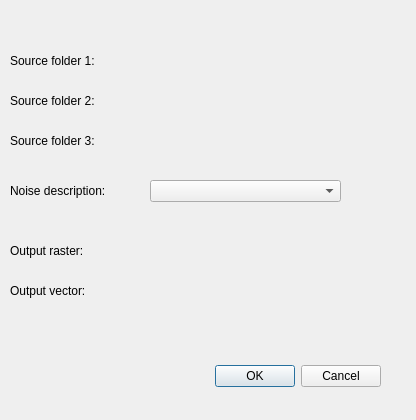
<?xml version="1.0" encoding="UTF-8"?>
<ui version="4.0">
 <class>NoiseRasterDialogBase</class>
 <widget class="QDialog" name="NoiseRasterDialogBase">
  <property name="geometry">
   <rect>
    <x>0</x>
    <y>0</y>
    <width>416</width>
    <height>420</height>
   </rect>
  </property>
  <property name="windowTitle">
   <string>Noise Raster</string>
  </property>
  <widget class="QDialogButtonBox" name="button_box">
   <property name="geometry">
    <rect>
     <x>40</x>
     <y>360</y>
     <width>341</width>
     <height>32</height>
    </rect>
   </property>
   <property name="orientation">
    <enum>Qt::Horizontal</enum>
   </property>
   <property name="standardButtons">
    <set>QDialogButtonBox::Cancel|QDialogButtonBox::Ok</set>
   </property>
  </widget>
  <widget class="QLabel" name="label">
   <property name="geometry">
    <rect>
     <x>10</x>
     <y>50</y>
     <width>121</width>
     <height>21</height>
    </rect>
   </property>
   <property name="text">
    <string>Source folder 1:</string>
   </property>
  </widget>
  <widget class="QgsFileWidget" name="mQgsFileWidget_1">
   <property name="geometry">
    <rect>
     <x>150</x>
     <y>50</y>
     <width>221</width>
     <height>27</height>
    </rect>
   </property>
   <property name="storageMode">
    <enum>QgsFileWidget::GetDirectory</enum>
   </property>
  </widget>
  <widget class="QLabel" name="label_2">
   <property name="geometry">
    <rect>
     <x>10</x>
     <y>240</y>
     <width>121</width>
     <height>21</height>
    </rect>
   </property>
   <property name="text">
    <string>Output raster:</string>
   </property>
  </widget>
  <widget class="QgsFileWidget" name="mQgsFileWidget_outRas">
   <property name="geometry">
    <rect>
     <x>150</x>
     <y>240</y>
     <width>221</width>
     <height>27</height>
    </rect>
   </property>
   <property name="storageMode">
    <enum>QgsFileWidget::SaveFile</enum>
   </property>
  </widget>
  <widget class="QgsFileWidget" name="mQgsFileWidget_outShp">
   <property name="geometry">
    <rect>
     <x>150</x>
     <y>280</y>
     <width>221</width>
     <height>27</height>
    </rect>
   </property>
   <property name="storageMode">
    <enum>QgsFileWidget::SaveFile</enum>
   </property>
  </widget>
  <widget class="QLabel" name="label_3">
   <property name="geometry">
    <rect>
     <x>10</x>
     <y>280</y>
     <width>121</width>
     <height>21</height>
    </rect>
   </property>
   <property name="text">
    <string>Output vector:</string>
   </property>
  </widget>
  <widget class="QLabel" name="label_4">
   <property name="geometry">
    <rect>
     <x>10</x>
     <y>90</y>
     <width>121</width>
     <height>21</height>
    </rect>
   </property>
   <property name="text">
    <string>Source folder 2:</string>
   </property>
  </widget>
  <widget class="QLabel" name="label_5">
   <property name="geometry">
    <rect>
     <x>10</x>
     <y>130</y>
     <width>121</width>
     <height>21</height>
    </rect>
   </property>
   <property name="text">
    <string>Source folder 3:</string>
   </property>
  </widget>
  <widget class="QgsFileWidget" name="mQgsFileWidget_2">
   <property name="geometry">
    <rect>
     <x>150</x>
     <y>90</y>
     <width>221</width>
     <height>27</height>
    </rect>
   </property>
   <property name="storageMode">
    <enum>QgsFileWidget::GetDirectory</enum>
   </property>
  </widget>
  <widget class="QgsFileWidget" name="mQgsFileWidget_3">
   <property name="geometry">
    <rect>
     <x>150</x>
     <y>130</y>
     <width>221</width>
     <height>27</height>
    </rect>
   </property>
   <property name="storageMode">
    <enum>QgsFileWidget::GetDirectory</enum>
   </property>
  </widget>
  <widget class="QLabel" name="label_6">
   <property name="geometry">
    <rect>
     <x>10</x>
     <y>180</y>
     <width>121</width>
     <height>21</height>
    </rect>
   </property>
   <property name="text">
    <string>Noise description:</string>
   </property>
  </widget>
  <widget class="QComboBox" name="comboBox">
   <property name="geometry">
    <rect>
     <x>150</x>
     <y>180</y>
     <width>191</width>
     <height>22</height>
    </rect>
   </property>
   <property name="editable">
    <bool>false</bool>
   </property>
   <property name="currentText">
    <string/>
   </property>
   <property name="placeholderText">
    <string>Lden</string>
   </property>
   <property name="frame">
    <bool>true</bool>
   </property>
  </widget>
 </widget>
 <customwidgets>
  <customwidget>
   <class>QgsFileWidget</class>
   <extends>QWidget</extends>
   <header>qgsfilewidget.h</header>
  </customwidget>
 </customwidgets>
 <resources/>
 <connections>
  <connection>
   <sender>button_box</sender>
   <signal>accepted()</signal>
   <receiver>NoiseRasterDialogBase</receiver>
   <slot>accept()</slot>
   <hints>
    <hint type="sourcelabel">
     <x>20</x>
     <y>20</y>
    </hint>
    <hint type="destinationlabel">
     <x>20</x>
     <y>20</y>
    </hint>
   </hints>
  </connection>
  <connection>
   <sender>button_box</sender>
   <signal>rejected()</signal>
   <receiver>NoiseRasterDialogBase</receiver>
   <slot>reject()</slot>
   <hints>
    <hint type="sourcelabel">
     <x>20</x>
     <y>20</y>
    </hint>
    <hint type="destinationlabel">
     <x>20</x>
     <y>20</y>
    </hint>
   </hints>
  </connection>
 </connections>
</ui>
